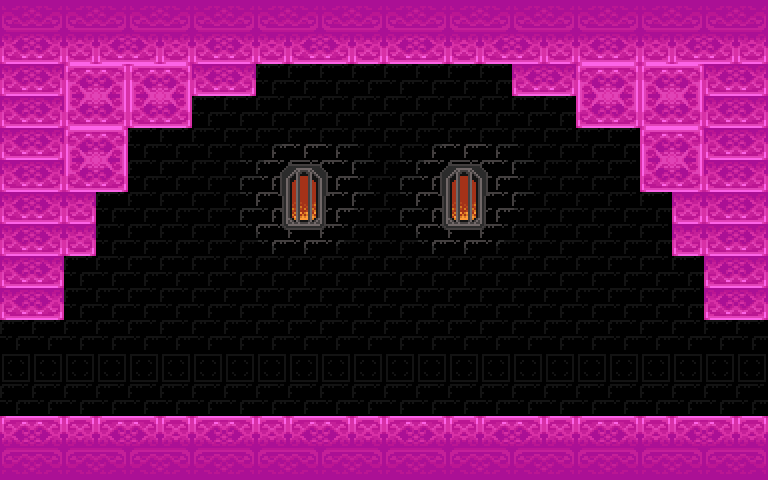

Rendered tile map (Tiled .tmx) drawn with the repository's tilesets; below, a short description and the map source with its tile grids summarised:
An orthogonal 24x15 tile map with 32x32 px tiles, 2 tile layers (background, physics), 2 tilesets and 4 objects (2x exit, 2x spawn).

<map version="1.0" orientation="orthogonal" width="24" height="15" tilewidth="32" tileheight="32">
 <tileset firstgid="1" name="tiles3" tilewidth="32" tileheight="32">
  <image source="../res/tiles3.png" width="256" height="256" />
 </tileset>
 <tileset firstgid="65" name="physicsTiles" tilewidth="32" tileheight="32">
  <image source="physicsTiles.png" width="256" height="256" />
 </tileset>
 <layer name="background" width="24" height="15">
  <data>[360 cells, 360 non-empty, 35 distinct tile ids]</data>
 </layer>
 <layer name="physics" width="24" height="15" opacity="0.61">
  <data>[360 cells, 160 non-empty, 1 distinct tile ids]</data>
 </layer>
 <objectgroup name="objects" width="24" height="15">
  <object name="overworld" type="exit" x="-64" y="288" width="64" height="160" />
  <object name="Fairy" type="spawn" x="352" y="320" width="32" height="32">
   <properties>
    <property name="once" value="dungeon" />
   </properties>
  </object>
  <object name="HeartContainer" type="spawn" x="224" y="384" width="32" height="32">
   <properties>
    <property name="once" value="ever" />
   </properties>
  </object>
  <object name="town" type="exit" x="768" y="288" width="64" height="160" />
 </objectgroup>
</map>
